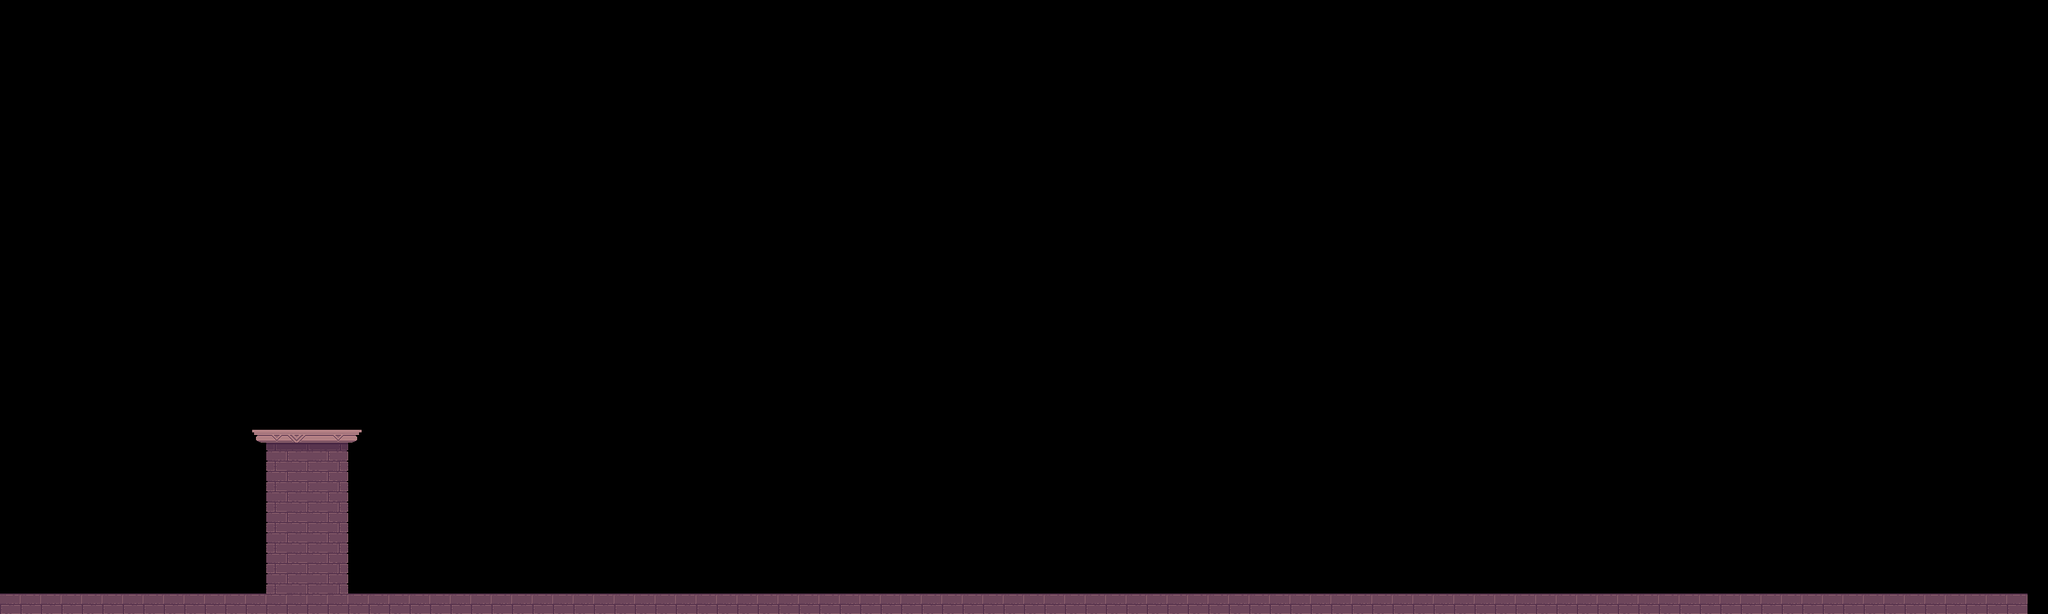

This is a level from a 2D game, rendered from its Tiled map with the project's own tilesets. A one-line summary and the map file follow, with tile-layer data summarised:
An orthogonal 100x30 tile map with 32x32 px tiles, 1 tile layer (platformer_tiles), 10 tilesets and 18 objects (13x BasicGameObject, 2x Label, 2x Font, Viewport).

<map version="1.0" tiledversion="2017.12.07" orientation="orthogonal" renderorder="right-down" width="100" height="30" tilewidth="32" tileheight="32" infinite="0" nextobjectid="69">
 <properties>
  <property name="atlas" value="image/game.atlas" />
 </properties>
 <tileset firstgid="1" name="back_up" tilewidth="84" tileheight="38" tilecount="1" columns="0">
  <grid orientation="orthogonal" width="1" height="1" />
  <tile id="0">
   <image width="84" height="38" source="../../input_assets/game/back_up.png" />
  </tile>
 </tileset>
 <tileset firstgid="2" name="bomb" tilewidth="58" tileheight="24" tilecount="1" columns="0">
  <grid orientation="orthogonal" width="1" height="1" />
  <tile id="0">
   <image width="58" height="24" source="../../input_assets/game/bomb.png" />
  </tile>
 </tileset>
 <tileset firstgid="3" name="buy_up" tilewidth="84" tileheight="38" tilecount="1" columns="0">
  <grid orientation="orthogonal" width="1" height="1" />
  <tile id="0">
   <image width="84" height="38" source="../../input_assets/game/buy_up.png" />
  </tile>
 </tileset>
 <tileset firstgid="4" name="exit_up" tilewidth="84" tileheight="38" tilecount="1" columns="0">
  <grid orientation="orthogonal" width="1" height="1" />
  <tile id="0">
   <image width="84" height="38" source="../../input_assets/game/exit_up.png" />
  </tile>
 </tileset>
 <tileset firstgid="5" name="play_up" tilewidth="84" tileheight="38" tilecount="1" columns="0">
  <grid orientation="orthogonal" width="1" height="1" />
  <tile id="0">
   <image width="84" height="38" source="../../input_assets/game/play_up.png" />
  </tile>
 </tileset>
 <tileset firstgid="6" name="shoes" tilewidth="65" tileheight="25" tilecount="1" columns="0">
  <grid orientation="orthogonal" width="1" height="1" />
  <tile id="0">
   <image width="65" height="25" source="../../input_assets/game/shoes.png" />
  </tile>
 </tileset>
 <tileset firstgid="7" name="upgrades" tilewidth="159" tileheight="34" tilecount="1" columns="0">
  <grid orientation="orthogonal" width="1" height="1" />
  <tile id="0">
   <image width="159" height="34" source="../../input_assets/game/upgrades.png" />
  </tile>
 </tileset>
 <tileset firstgid="8" name="SunsetTempleBackground" tilewidth="640" tileheight="360" tilecount="1" columns="0">
  <grid orientation="orthogonal" width="1" height="1" />
  <tile id="0">
   <image width="640" height="360" source="../../input_assets/game/SunsetTempleBackground.png" />
  </tile>
 </tileset>
 <tileset firstgid="9" name="player_walking_0" tilewidth="32" tileheight="32" tilecount="1" columns="0">
  <grid orientation="orthogonal" width="1" height="1" />
  <tile id="0">
   <image width="32" height="32" source="../../input_assets/game/player_walking_0.png" />
  </tile>
 </tileset>
 <tileset firstgid="10" name="TempleTIles" tilewidth="32" tileheight="32" tilecount="221" columns="17">
  <image source="../../input_assets/game/TempleTIles.png" width="544" height="416" />
  <tile id="76">
   <objectgroup draworder="index">
    <properties>
     <property name="solid" type="bool" value="true" />
    </properties>
   </objectgroup>
  </tile>
  <tile id="77">
   <objectgroup draworder="index">
    <properties>
     <property name="solid" type="bool" value="true" />
    </properties>
   </objectgroup>
  </tile>
  <tile id="78">
   <objectgroup draworder="index">
    <properties>
     <property name="solid" type="bool" value="true" />
    </properties>
   </objectgroup>
  </tile>
  <tile id="79">
   <objectgroup draworder="index">
    <properties>
     <property name="solid" type="bool" value="true" />
    </properties>
   </objectgroup>
  </tile>
  <tile id="80">
   <objectgroup draworder="index">
    <properties>
     <property name="solid" type="bool" value="true" />
    </properties>
   </objectgroup>
  </tile>
  <tile id="81">
   <objectgroup draworder="index">
    <properties>
     <property name="solid" type="bool" value="true" />
    </properties>
   </objectgroup>
  </tile>
  <tile id="82">
   <objectgroup draworder="index">
    <properties>
     <property name="solid" type="bool" value="true" />
    </properties>
   </objectgroup>
  </tile>
  <tile id="83">
   <objectgroup draworder="index">
    <properties>
     <property name="solid" type="bool" value="true" />
    </properties>
   </objectgroup>
  </tile>
  <tile id="102">
   <objectgroup draworder="index">
    <properties>
     <property name="solid" type="bool" value="true" />
     <property name="type" type="int" value="1" />
    </properties>
   </objectgroup>
  </tile>
  <tile id="103">
   <objectgroup draworder="index">
    <properties>
     <property name="solid" type="bool" value="true" />
    </properties>
   </objectgroup>
  </tile>
  <tile id="104">
   <objectgroup draworder="index">
    <properties>
     <property name="solid" type="bool" value="true" />
    </properties>
   </objectgroup>
  </tile>
  <tile id="105">
   <objectgroup draworder="index">
    <properties>
     <property name="solid" type="bool" value="true" />
    </properties>
   </objectgroup>
  </tile>
  <tile id="106">
   <objectgroup draworder="index">
    <properties>
     <property name="solid" type="bool" value="true" />
    </properties>
   </objectgroup>
  </tile>
  <tile id="107">
   <objectgroup draworder="index">
    <properties>
     <property name="solid" type="bool" value="true" />
    </properties>
   </objectgroup>
  </tile>
  <tile id="110">
   <objectgroup draworder="index">
    <properties>
     <property name="solid" type="bool" value="true" />
    </properties>
   </objectgroup>
  </tile>
  <tile id="111">
   <objectgroup draworder="index">
    <properties>
     <property name="solid" type="bool" value="true" />
    </properties>
   </objectgroup>
  </tile>
  <tile id="112">
   <objectgroup draworder="index">
    <properties>
     <property name="solid" type="bool" value="true" />
    </properties>
   </objectgroup>
  </tile>
  <tile id="113">
   <objectgroup draworder="index">
    <properties>
     <property name="solid" type="bool" value="true" />
    </properties>
   </objectgroup>
  </tile>
  <tile id="114">
   <objectgroup draworder="index">
    <properties>
     <property name="solid" type="bool" value="true" />
    </properties>
   </objectgroup>
  </tile>
  <tile id="115">
   <objectgroup draworder="index">
    <properties>
     <property name="solid" type="bool" value="true" />
    </properties>
   </objectgroup>
  </tile>
  <tile id="120">
   <objectgroup draworder="index">
    <properties>
     <property name="solid" type="bool" value="true" />
    </properties>
   </objectgroup>
  </tile>
  <tile id="121">
   <objectgroup draworder="index">
    <properties>
     <property name="solid" type="bool" value="true" />
    </properties>
   </objectgroup>
  </tile>
  <tile id="122">
   <objectgroup draworder="index">
    <properties>
     <property name="solid" type="bool" value="true" />
    </properties>
   </objectgroup>
  </tile>
  <tile id="123">
   <objectgroup draworder="index">
    <properties>
     <property name="solid" type="bool" value="true" />
    </properties>
   </objectgroup>
  </tile>
  <tile id="124">
   <objectgroup draworder="index">
    <properties>
     <property name="solid" type="bool" value="true" />
    </properties>
   </objectgroup>
  </tile>
  <tile id="127">
   <objectgroup draworder="index">
    <properties>
     <property name="solid" type="bool" value="true" />
    </properties>
   </objectgroup>
  </tile>
  <tile id="128">
   <objectgroup draworder="index">
    <properties>
     <property name="solid" type="bool" value="true" />
    </properties>
   </objectgroup>
  </tile>
  <tile id="129">
   <objectgroup draworder="index">
    <properties>
     <property name="solid" type="bool" value="true" />
    </properties>
   </objectgroup>
  </tile>
  <tile id="130">
   <objectgroup draworder="index">
    <properties>
     <property name="solid" type="bool" value="true" />
    </properties>
   </objectgroup>
  </tile>
  <tile id="131">
   <objectgroup draworder="index">
    <properties>
     <property name="solid" type="bool" value="true" />
    </properties>
   </objectgroup>
  </tile>
  <tile id="132">
   <objectgroup draworder="index">
    <properties>
     <property name="solid" type="bool" value="true" />
    </properties>
   </objectgroup>
  </tile>
  <tile id="136">
   <objectgroup draworder="index">
    <properties>
     <property name="solid" type="bool" value="true" />
    </properties>
   </objectgroup>
  </tile>
  <tile id="137">
   <objectgroup draworder="index">
    <properties>
     <property name="solid" type="bool" value="true" />
    </properties>
   </objectgroup>
  </tile>
  <tile id="138">
   <objectgroup draworder="index">
    <properties>
     <property name="solid" type="bool" value="true" />
    </properties>
   </objectgroup>
  </tile>
  <tile id="139">
   <objectgroup draworder="index">
    <properties>
     <property name="solid" type="bool" value="true" />
    </properties>
   </objectgroup>
  </tile>
  <tile id="140">
   <objectgroup draworder="index">
    <properties>
     <property name="solid" type="bool" value="true" />
    </properties>
   </objectgroup>
  </tile>
  <tile id="141">
   <objectgroup draworder="index">
    <properties>
     <property name="solid" type="bool" value="true" />
    </properties>
   </objectgroup>
  </tile>
  <tile id="153">
   <objectgroup draworder="index">
    <properties>
     <property name="solid" type="bool" value="true" />
    </properties>
   </objectgroup>
  </tile>
  <tile id="154">
   <objectgroup draworder="index">
    <properties>
     <property name="solid" type="bool" value="true" />
    </properties>
   </objectgroup>
  </tile>
  <tile id="155">
   <objectgroup draworder="index">
    <properties>
     <property name="solid" type="bool" value="true" />
    </properties>
   </objectgroup>
  </tile>
  <tile id="156">
   <objectgroup draworder="index">
    <properties>
     <property name="solid" type="bool" value="true" />
    </properties>
   </objectgroup>
  </tile>
  <tile id="157">
   <objectgroup draworder="index">
    <properties>
     <property name="solid" type="bool" value="true" />
    </properties>
   </objectgroup>
  </tile>
  <tile id="158">
   <objectgroup draworder="index">
    <properties>
     <property name="solid" type="bool" value="true" />
    </properties>
   </objectgroup>
  </tile>
  <tile id="170">
   <objectgroup draworder="index">
    <properties>
     <property name="solid" type="bool" value="true" />
    </properties>
   </objectgroup>
  </tile>
  <tile id="171">
   <objectgroup draworder="index">
    <properties>
     <property name="solid" type="bool" value="true" />
    </properties>
   </objectgroup>
  </tile>
  <tile id="172">
   <objectgroup draworder="index">
    <properties>
     <property name="solid" type="bool" value="true" />
    </properties>
   </objectgroup>
  </tile>
  <tile id="173">
   <objectgroup draworder="index">
    <properties>
     <property name="solid" type="bool" value="true" />
    </properties>
   </objectgroup>
  </tile>
  <tile id="174">
   <objectgroup draworder="index">
    <properties>
     <property name="solid" type="bool" value="true" />
    </properties>
   </objectgroup>
  </tile>
  <tile id="175">
   <objectgroup draworder="index">
    <properties>
     <property name="solid" type="bool" value="true" />
    </properties>
   </objectgroup>
  </tile>
  <tile id="187">
   <objectgroup draworder="index">
    <properties>
     <property name="solid" type="bool" value="true" />
    </properties>
   </objectgroup>
  </tile>
  <tile id="188">
   <objectgroup draworder="index">
    <properties>
     <property name="solid" type="bool" value="true" />
    </properties>
   </objectgroup>
  </tile>
  <tile id="189">
   <objectgroup draworder="index">
    <properties>
     <property name="solid" type="bool" value="true" />
    </properties>
   </objectgroup>
  </tile>
  <tile id="190">
   <objectgroup draworder="index">
    <properties>
     <property name="solid" type="bool" value="true" />
    </properties>
   </objectgroup>
  </tile>
  <tile id="191">
   <objectgroup draworder="index">
    <properties>
     <property name="solid" type="bool" value="true" />
    </properties>
   </objectgroup>
  </tile>
  <tile id="192">
   <objectgroup draworder="index">
    <properties>
     <property name="solid" type="bool" value="true" />
    </properties>
   </objectgroup>
  </tile>
 </tileset>
 <objectgroup name="background" />
 <objectgroup name="playground">
  <object id="43" name="test_object13" type="BasicGameObject" x="96" y="480" width="32" height="32">
   <properties>
    <property name="sprite" value="windowbackground" />
   </properties>
  </object>
  <object id="45" name="test_object12" type="BasicGameObject" x="64" y="672" width="32" height="32">
   <properties>
    <property name="sprite" value="windowbackground" />
   </properties>
  </object>
  <object id="46" name="test_object11" type="BasicGameObject" x="160" y="640" width="32" height="32">
   <properties>
    <property name="sprite" value="windowbackground" />
   </properties>
  </object>
  <object id="47" name="test_object10" type="BasicGameObject" x="192" y="544" width="32" height="32">
   <properties>
    <property name="sprite" value="windowbackground" />
   </properties>
  </object>
  <object id="48" name="test_object9" type="BasicGameObject" x="64" y="576" width="32" height="32">
   <properties>
    <property name="sprite" value="windowbackground" />
   </properties>
  </object>
  <object id="49" name="test_object8" type="BasicGameObject" x="352" y="640" width="32" height="32">
   <properties>
    <property name="sprite" value="windowbackground" />
   </properties>
  </object>
  <object id="50" name="test_object7" type="BasicGameObject" x="256" y="768" width="32" height="32">
   <properties>
    <property name="sprite" value="windowbackground" />
   </properties>
  </object>
  <object id="51" name="test_object6" type="BasicGameObject" x="160" y="800" width="32" height="32">
   <properties>
    <property name="sprite" value="windowbackground" />
   </properties>
  </object>
  <object id="52" name="test_object5" type="BasicGameObject" x="256" y="640" width="32" height="32">
   <properties>
    <property name="sprite" value="windowbackground" />
   </properties>
  </object>
  <object id="53" name="test_object4" type="BasicGameObject" x="288" y="544" width="32" height="32">
   <properties>
    <property name="sprite" value="windowbackground" />
   </properties>
  </object>
  <object id="56" name="test_object3" type="BasicGameObject" x="288" y="448" width="32" height="32">
   <properties>
    <property name="sprite" value="windowbackground" />
   </properties>
  </object>
  <object id="57" name="test_object2" type="BasicGameObject" x="224" y="704" width="32" height="32">
   <properties>
    <property name="sprite" value="windowbackground" />
   </properties>
  </object>
  <object id="58" name="test_object1" type="BasicGameObject" x="192" y="448" width="32" height="32">
   <properties>
    <property name="sprite" value="windowbackground" />
   </properties>
  </object>
 </objectgroup>
 <layer name="platformer_tiles" width="100" height="30">
  <data>[3000 cells, 133 non-empty, 11 distinct tile ids]</data>
 </layer>
 <objectgroup name="foreground" />
 <objectgroup name="uiground">
  <object id="59" name="stats" type="Label" x="0" y="288" width="96" height="64">
   <properties>
    <property name="font" value="game_font" />
    <property name="text" value="Label" />
   </properties>
  </object>
  <object id="63" name="instructions" type="Label" x="512" y="256" width="768" height="96">
   <properties>
    <property name="font" value="instruction_font" />
    <property name="text">[Left Click] to place Object. 
 [W] to toggle Debug. 
 [S] to clear the placed objects.</property>
    <property name="wrap" type="bool" value="true" />
   </properties>
  </object>
 </objectgroup>
 <objectgroup name="preload">
  <object id="1" name="ScreenSize" type="Viewport" x="0" y="240" width="1280" height="720" />
  <object id="60" name="game_font" type="Font" x="0" y="32">
   <properties>
    <property name="font_file" value="Impact48.fnt" />
   </properties>
  </object>
  <object id="64" name="instruction_font" type="Font" x="96" y="32">
   <properties>
    <property name="font_file" value="freesiaUPC38.fnt" />
   </properties>
  </object>
 </objectgroup>
</map>
